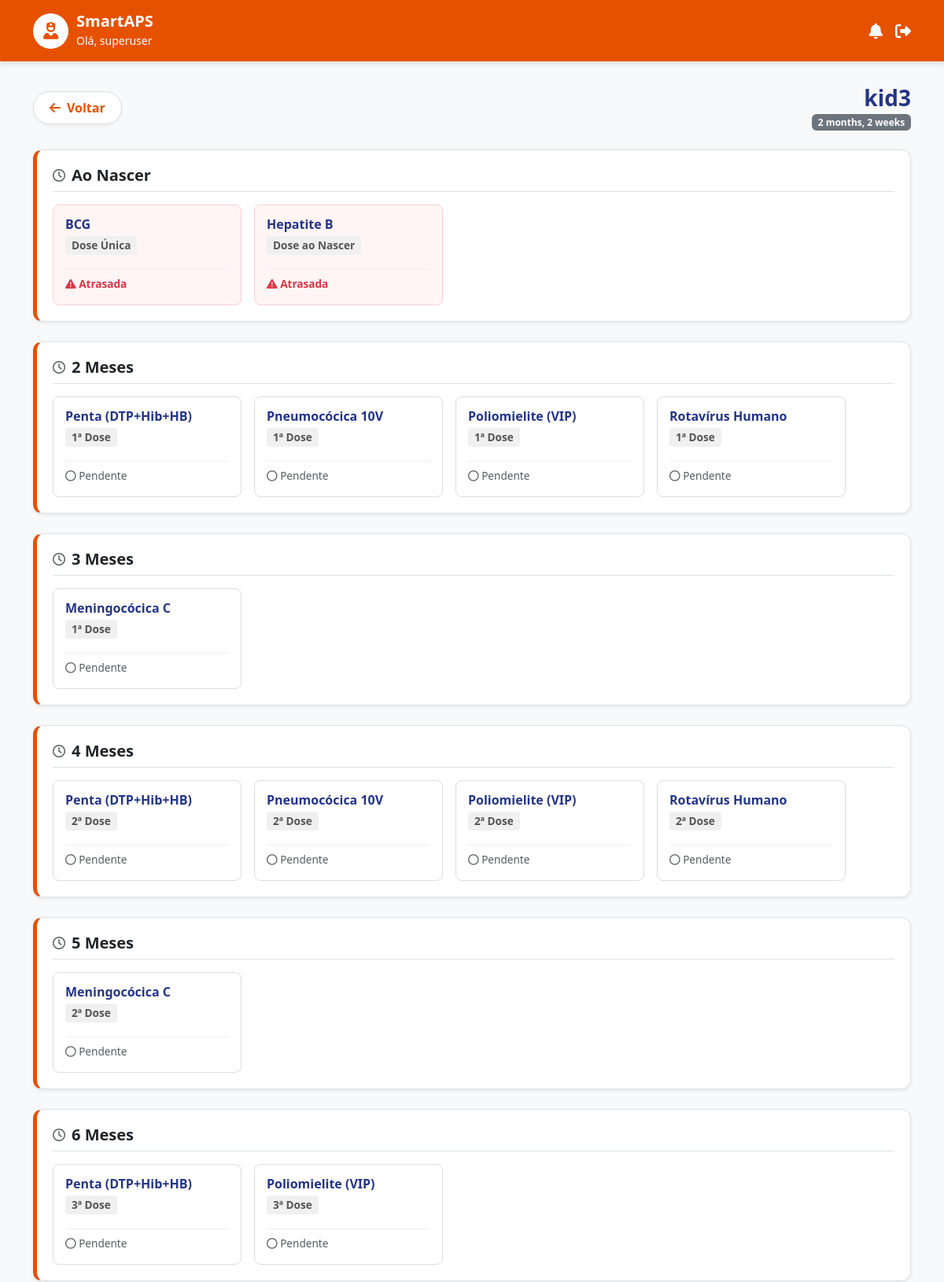
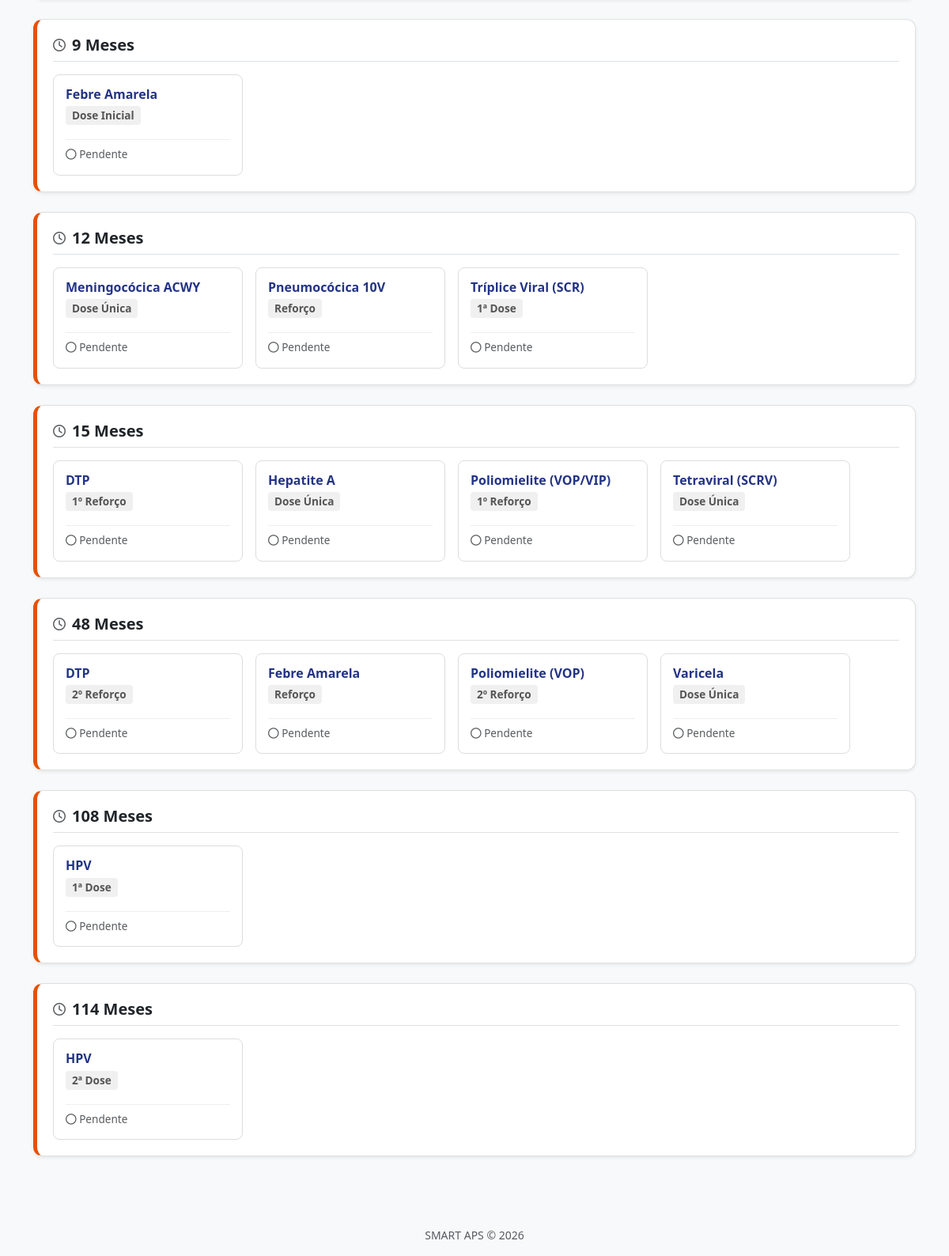
The page /crianca/4/cartao/ (signed in) on the database its author committed (2 pictures, top to bottom).
### core/models.py (models this page shows, shortened)
class UsuarioACS(AbstractUser):
    cnes_unidade = models.CharField("CNES da Unidade", max_length=20, blank=True)
    class Meta:
        verbose_name = "Agente Comunitário de Saúde"
        verbose_name_plural = "Agentes Comunitários de Saúde"

class Crianca(models.Model):
    SEXO_CHOICES = [
        ('M', 'Masculino'),
        ('F', 'Feminino'),
    ]
    nome = models.CharField(max_length=200)
    data_nascimento = models.DateField()
    cpf = models.CharField("CPF", max_length=14, unique=True) # Sugestão: usar lib django-localflavor-br depois
    cns = models.CharField("CNS", max_length=15, unique=True)
    localidade = models.CharField(max_length=100)
    nome_mae = models.CharField("Nome da Mãe", max_length=200)
    sexo = models.CharField(max_length=1, choices=SEXO_CHOICES)
    criado_em = models.DateTimeField(auto_now_add=True)
    cadastrado_por = models.ForeignKey(UsuarioACS, on_delete=models.SET_NULL, null=True)

class RegistroVacina(models.Model):
    STATUS_CHOICES = [
        ('PENDENTE', 'Em Aberto'),
        ('ATRASADA', 'Atrasada'), # Isso pode ser calculado dinamicamente também
        ('APLICADA', 'Aplicada'),
    ]
    VIA_CHOICES = [
        ('INTRAMUSCULAR', 'Intramuscular'),
        ('SUBCUTANEA', 'Subcutânea'),
        ('ORAL', 'Oral'),
        ('INTRADERMICA', 'Intradérmica'),
    ]
    crianca = models.ForeignKey(Crianca, on_delete=models.CASCADE, related_name='registros')
    vacina = models.ForeignKey(Vacina, on_delete=models.CASCADE)
    status = models.CharField(max_length=20, choices=STATUS_CHOICES, default='PENDENTE')
    dose = models.CharField(max_length=50) # Ex: 1ª Dose, Reforço
    lote = models.CharField(max_length=50, blank=True)
    fabricante = models.CharField(max_length=100, blank=True)
    observacoes = models.TextField(blank=True, null=True)
    profissional_aplicou = models.CharField(max_length=100, blank=True)
    data_aplicacao = models.DateField(blank=True, null=True)
    via_administracao = models.CharField(max_length=30, choices=VIA_CHOICES, blank=True)
    local_aplicacao = models.CharField(max_length=100, blank=True) # Ex: Deltoide direito
    estrategia = models.CharField(max_length=100, default="Rotina") # Rotina ou Campanha

class Vacina(models.Model):
    nome = models.CharField(max_length=100) # Ex: BCG, Pentavalente
    descricao_doenca = models.CharField("Previne que doença", max_length=200)
    idade_alvo_meses = models.IntegerField("Idade Alvo (meses)", help_text="0 para ao nascer")
    dose_padrao = models.CharField("Dose Padrão", max_length=50, default="Dose Única")
    class Meta:
        ordering = ['idade_alvo_meses', 'nome'] # Garante a ordem do calendário

### core/views.py (the view)
# urls.py: path('crianca/<int:crianca_id>/cartao/', views.cartao_vacina, name='cartao_vacina'),
@never_cache
@login_required
def cartao_vacina(request, crianca_id):
    crianca = get_object_or_404(Crianca, pk=crianca_id)
    hoje = date.today()
    idade_meses = (hoje.year - crianca.data_nascimento.year) * 12 + (hoje.month - crianca.data_nascimento.month)
    registros_pendentes = RegistroVacina.objects.filter(crianca=crianca).exclude(status='APLICADA')
    registros_para_atualizar = []
    for registro in registros_pendentes:
        if idade_meses > registro.vacina.idade_alvo_meses and registro.status != 'ATRASADA':
            registro.status = 'ATRASADA'
            registros_para_atualizar.append(registro)
    if registros_para_atualizar:
        RegistroVacina.objects.bulk_update(registros_para_atualizar, ['status'])
    registros = RegistroVacina.objects.filter(crianca=crianca)\
        .select_related('vacina')\
        .order_by('vacina__idade_alvo_meses', 'vacina__nome') # <--- MUDANÇA AQUI
    return render(request, 'cartao_vacina.html', {'crianca': crianca, 'registros': registros})

### core/templates/cartao_vacina.html (shortened to what this page needs)
{% extends 'base.html' %}
{% block content %}
<div class="d-flex justify-content-between align-items-center mb-4">
    <a href="{% url 'lista_criancas' %}" class="btn-voltar-destaque">
        <i class="fa-solid fa-arrow-left"></i> Voltar
    </a>
    <div class="text-end">
        <h3 class="fw-bold m-0" style="color: var(--secondary-blue);">{{ crianca.nome }}</h3>
        <span class="badge bg-secondary">{{ crianca.data_nascimento|timesince }}</span>
    </div>
</div>
{% regroup registros by vacina.idade_alvo_meses as cronograma %}
{% for grupo in cronograma %}
<div class="vacina-row shadow-sm position-relative">
    <div class="mb-3 border-bottom pb-2 d-flex align-items-center gap-2">
        <i class="fa-regular fa-clock text-muted"></i>
        <h5 class="fw-bold mb-0 text-dark">
            {% if grupo.grouper == 0 %}
                Ao Nascer
            {% else %}
                {{ grupo.grouper }} Meses
            {% endif %}
        </h5>
    </div>
    <div class="d-flex flex-wrap gap-3">
        {% for registro in grupo.list %}
        <a href="{% url 'editar_registro' registro.id %}" class="dose-card status-{{ registro.status }}">
            <div class="dose-vacina-nome">{{ registro.vacina.nome }}</div>
            <span class="dose-badge">{{ registro.vacina.dose_padrao }}</span>
            <div class="status-footer mt-2">
                {% if registro.status == 'ATRASADA' %}
                    <span class="text-danger fw-bold"><i class="fa-solid fa-triangle-exclamation"></i> Atrasada</span>
                {% elif registro.status == 'APLICADA' %}
                    <span class="text-success fw-bold"><i class="fa-solid fa-check"></i> Aplicada</span>
                    <div class="small text-muted">{{ registro.data_aplicacao|date:"d/m/Y" }}</div>
                {% else %}
                    <span class="text-muted"><i class="fa-regular fa-circle"></i> Pendente</span>
                {% endif %}
            </div>
        </a>
        {% endfor %}
    </div>
</div>
{% empty %}
<div class="alert alert-info text-center py-5">
    <i class="fa-solid fa-folder-open fa-2x mb-3"></i><br>
    Nenhum registro encontrado.
</div>
{% endfor %}
{% endblock %}

### core/templates/base.html (shortened to what this page needs)
<!DOCTYPE html>
<html lang="pt-br">
<head>
    <link href="https://cdn.jsdelivr.net/npm/bootstrap@5.3.0/dist/css/bootstrap.min.css" rel="stylesheet">
    <link href="https://cdnjs.cloudflare.com/ajax/libs/font-awesome/6.4.0/css/all.min.css" rel="stylesheet">
</head>
<body>
    <div class="header-custom">
        <div class="container d-flex justify-content-between align-items-center">
            <div class="d-flex align-items-center">
                <div class="user-avatar">
                    <i class="fa-solid fa-user-nurse"></i>
                </div>
                <div>
                    <h5 class="m-0 fw-bold text-white" style="color: white !important;">SmartAPS</h5>
                    <small>Olá, {{ user.username|default:"ACS" }}</small>
                </div>
            </div>
            <div class="d-flex gap-3 align-items-center">
                <i class="fa-solid fa-bell fa-lg" style="cursor: pointer;"></i>
                {% if user.is_authenticated %}
                <form method="post" action="{% url 'logout' %}" class="d-inline m-0 p-0">
                    <button type="submit" class="btn p-0 border-0 bg-transparent text-white" title="Sair">
                        <i class="fa-solid fa-right-from-bracket fa-lg"></i>
                    </button>
                </form>
                {% endif %}
            </div>
        </div>
    </div>
    <div class="container flex-grow-1 mb-5">
        {% block content %}{% endblock %}
    </div>
    <footer class="text-center py-3 text-muted small mt-auto">
        SMART APS &copy; {% now "Y" %}
    </footer>
</body>
</html>

### core/templates/base.html (style rules this page uses)
:root { --primary-color: #E65100; --primary-hover: #BF360C; --secondary-blue: #233486; --bg-color: #F8F9FA; --status-atrasada-bg: #FFEBEE; --status-atrasada-text: #D32F2F; --status-atrasada-border: #EF5350; --status-aplicada-bg: #E8F5E9; --status-aplicada-text: #2E7D32; --status-aplicada-border: #66BB6A; --status-pendente-bg: #F5F5F5; --status-pendente-text: #616161; --status-pendente-border: #BDBDBD; }
body { background-color: var(--bg-color); font-family: 'Segoe UI', Tahoma, Geneva, Verdana, sans-serif; min-height: 100vh; display: flex; flex-direction: column; }
.header-custom { background-color: var(--primary-color); color: white; padding: 15px 0; box-shadow: 0 4px 6px rgba(0,0,0,0.1); margin-bottom: 30px; }
.user-avatar { background-color: white; color: var(--primary-color); border: 2px solid rgba(255,255,255,0.8); width: 45px; height: 45px; border-radius: 50%; display: inline-flex; align-items: center; justify-content: center; font-size: 22px; margin-right: 10px; }
h1, h2, h3, h4, h5, .text-primary { color: var(--secondary-blue) !important; }
.btn-voltar-destaque { background-color: white; color: var(--primary-color); border: 1px solid #ddd; font-weight: 600; border-radius: 50px; padding: 8px 20px; text-decoration: none; display: inline-flex; align-items: center; gap: 8px; transition: all 0.2s; box-shadow: 0 2px 4px rgba(0,0,0,0.05); }

### core/templates/cartao_vacina.html (style rules this page uses)
.vacina-row { background: #fff; border: 1px solid #e0e0e0; border-radius: 12px; padding: 20px; margin-bottom: 25px; border-left: 5px solid var(--primary-color); }
.dose-card { text-decoration: none; display: flex; flex-direction: column; justify-content: space-between; min-width: 180px; max-width: 240px; flex: 1; border-radius: 8px; padding: 15px; transition: transform 0.2s, box-shadow 0.2s; border: 1px solid #ddd; background-color: white; }
.dose-vacina-nome { font-weight: 800; color: var(--secondary-blue); font-size: 1rem; margin-bottom: 5px; line-height: 1.2; }
.dose-badge { font-size: 0.85rem; background-color: #f0f0f0; color: #555; padding: 2px 8px; border-radius: 4px; align-self: flex-start; margin-bottom: 10px; font-weight: 600; }
.status-footer { font-size: 0.85rem; border-top: 1px solid #eee; padding-top: 8px; margin-top: auto; }
.status-ATRASADA { background-color: #FFF5F5; border-color: #ffcdd2; }

### rows shown on the page
UsuarioACS: username "superuser"
Crianca: nome "kid3", data_nascimento "2 months, 2 weeks"
RegistroVacina: vacina.nome "BCG", vacina.dose_padrao "Dose Única", status "ATRASADA" (drawn)
RegistroVacina: vacina.nome "Hepatite B", vacina.dose_padrao "Dose ao Nascer", status "ATRASADA" (drawn)
RegistroVacina: vacina.nome "Penta (DTP+Hib+HB)", vacina.dose_padrao "1ª Dose", status "PENDENTE" (drawn)
RegistroVacina: vacina.nome "Pneumocócica 10V", vacina.dose_padrao "1ª Dose", status "PENDENTE" (drawn)
RegistroVacina: vacina.nome "Poliomielite (VIP)", vacina.dose_padrao "1ª Dose", status "PENDENTE" (drawn)
RegistroVacina: vacina.nome "Rotavírus Humano", vacina.dose_padrao "1ª Dose", status "PENDENTE" (drawn)
RegistroVacina: vacina.nome "Meningocócica C", vacina.dose_padrao "1ª Dose", status "PENDENTE" (drawn)
RegistroVacina: vacina.nome "Penta (DTP+Hib+HB)", vacina.dose_padrao "2ª Dose", status "PENDENTE" (drawn)
RegistroVacina: vacina.nome "Pneumocócica 10V", vacina.dose_padrao "2ª Dose", status "PENDENTE" (drawn)
RegistroVacina: vacina.nome "Poliomielite (VIP)", vacina.dose_padrao "2ª Dose", status "PENDENTE" (drawn)
RegistroVacina: vacina.nome "Rotavírus Humano", vacina.dose_padrao "2ª Dose", status "PENDENTE" (drawn)
RegistroVacina: vacina.nome "Meningocócica C", vacina.dose_padrao "2ª Dose", status "PENDENTE" (drawn)
RegistroVacina: vacina.nome "Penta (DTP+Hib+HB)", vacina.dose_padrao "3ª Dose", status "PENDENTE" (drawn)
RegistroVacina: vacina.nome "Poliomielite (VIP)", vacina.dose_padrao "3ª Dose", status "PENDENTE" (drawn)
RegistroVacina: vacina.nome "Febre Amarela", vacina.dose_padrao "Dose Inicial", status "PENDENTE" (drawn)
RegistroVacina: vacina.nome "Meningocócica ACWY", vacina.dose_padrao "Dose Única", status "PENDENTE" (drawn)
RegistroVacina: vacina.nome "Pneumocócica 10V", vacina.dose_padrao "Reforço", status "PENDENTE" (drawn)
RegistroVacina: vacina.nome "Tríplice Viral (SCR)", vacina.dose_padrao "1ª Dose", status "PENDENTE" (drawn)
RegistroVacina: vacina.nome "DTP", vacina.dose_padrao "1º Reforço", status "PENDENTE" (drawn)
RegistroVacina: vacina.nome "Hepatite A", vacina.dose_padrao "Dose Única", status "PENDENTE" (drawn)
RegistroVacina: vacina.nome "Poliomielite (VOP/VIP)", vacina.dose_padrao "1º Reforço", status "PENDENTE" (drawn)
RegistroVacina: vacina.nome "Tetraviral (SCRV)", vacina.dose_padrao "Dose Única", status "PENDENTE" (drawn)
RegistroVacina: vacina.nome "DTP", vacina.dose_padrao "2º Reforço", status "PENDENTE" (drawn)
RegistroVacina: vacina.nome "Febre Amarela", vacina.dose_padrao "Reforço", status "PENDENTE" (drawn)
RegistroVacina: vacina.nome "Poliomielite (VOP)", vacina.dose_padrao "2º Reforço", status "PENDENTE" (drawn)
RegistroVacina: vacina.nome "Varicela", vacina.dose_padrao "Dose Única", status "PENDENTE" (drawn)
RegistroVacina: vacina.nome "HPV", vacina.dose_padrao "1ª Dose", status "PENDENTE" (drawn)
RegistroVacina: vacina.nome "HPV", vacina.dose_padrao "2ª Dose", status "PENDENTE" (drawn)

### other values the page prints
{{ grupo.grouper }} "2" "3" "4" "5" "6" "9" "12" "15" "48" "108" "114"
